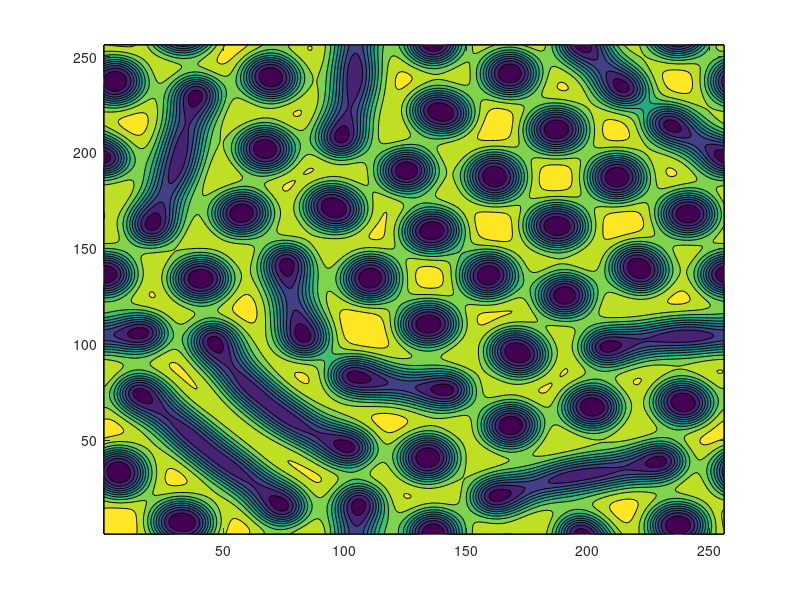

MATLAB code to generate this figure:
clear all
load pro_0.txt -ascii
load pro_1.txt -ascii
load pro_2.txt -ascii
load pro_3.txt -ascii

A=[pro_2 pro_3; pro_0 pro_1];
contourf(A)

%load u_vals.txt -ascii

% N=8*8;
% n=sqrt(N);
% P = 2;
% Psq = P*P; %4
% inner_tot = N/Psq; %16
% inner_dim = sqrt(inner_tot); %4

%u = ones(N,1)*8;

% for i=1:inner_dim
%     
% %     %first row
% %     u(i) = u_vals(i);
% %     u(i+inner_dim) = u_vals(i + inner_tot);
% %     
% %     %second row
% %     u(i+2*inner_dim) = u_vals(i+inner_dim);
% %     u(i+3*inner_dim) = u_vals(i+inner_dim + inner_tot);
% %     
% %     %third row
% %     u(i+4*inner_dim) = u_vals(i + 2*inner_dim);
% %     u(i+5*inner_dim) = u_vals(i + 2*inner_dim + inner_tot);
% %     
% %     %fourth row
% %     u(i+6*inner_dim) = u_vals(i + 3*inner_dim);
% %     u(i+7*inner_dim) = u_vals(i + 3*inner_dim + inner_tot);
% %     
% %     %fifth row
% %     u(i+8*inner_dim) = u_vals(i+8*inner_dim);
% %     u(i+9*inner_dim) = u_vals(i+3*inner_tot);
% %     
% %     %sixth row
% %     u(i+10*inner_dim) = u_vals(i + inner_dim + 2*inner_tot);
% %     u(i+11*inner_dim) = u_vals(i + inner_dim + 3*inner_tot);
% %     
% %     %seventh row
% %     u(i+12*inner_dim) = u_vals(i + 2*inner_dim + 2*inner_tot);
% %     u(i+13*inner_dim) = u_vals(i + 2*inner_dim + 3*inner_tot);
% %     
% %     %eighth row
% %     u(i+14*inner_dim) = u_vals(i + 3*inner_dim + 2*inner_tot);
% %     u(i+15*inner_dim) = u_vals(i + 3*inner_dim + 3*inner_tot);
%     
% %     u(i) = u_vals(i);
% %     u(i + P) = u_vals(i + Psq);
% %     u(i + 2*P) = u_vals(i + 2*Psq);
% %     u(i + 3*P) = u_vals(i + P);
% %     u(i + 4*P) = u_vals(i + P + Psq);
% %     u(i + 5*P) = u_vals(i + P + 2*Psq);
% %     u(i + 6*P) = u_vals(i + 2*P);
% %     u(i + 7*P) = u_vals(i + 2*P + Psq);
% %     u(i + 8*P) = u_vals(i + 2*P + 2*Psq);
% %     
% %     u(i + 9*P) = u_vals(3*Psq + i);
% %     u(i + 10*P) = u_vals(3*Psq + i + Psq);
% %     u(i + 11*P) = u_vals(3*Psq + i + 2*Psq);
% %     u(i + 12*P) = u_vals(3*Psq + i + P);
% %     u(i + 13*P) = u_vals(3*Psq + i + P + Psq);
% %     u(i + 14*P) = u_vals(3*Psq + i + P + 2*Psq);
% %     u(i + 15*P) = u_vals(3*Psq + i + 2*P);
% %     u(i + 16*P) = u_vals(3*Psq + i + 2*P + Psq);
% %     u(i + 17*P) = u_vals(3*Psq + i + 2*P + 2*Psq);
%     
% %     u(i + 18*P) = u_vals(6*Psq + i);
% %     u(i + 19*P) = u_vals(6*Psq + i + Psq);
% %     u(i + 20*P) = u_vals(6*Psq + i + 2*Psq);
% %     u(i + 21*P) = u_vals(6*Psq + i + P);
% %     u(i + 22*P) = u_vals(6*Psq + i + P + Psq);
% %     u(i + 23*P) = u_vals(6*Psq + i + P + 2*Psq);
% %     u(i + 24*P) = u_vals(6*Psq + i + 2*P);
% %     u(i + 25*P) = u_vals(6*Psq + i + 2*P + Psq);
% %     u(i + 26*P) = u_vals(6*Psq + i + 2*P + 2*Psq);
%     
% end

%U = reshape(u,n,n);
%contourf(U);
